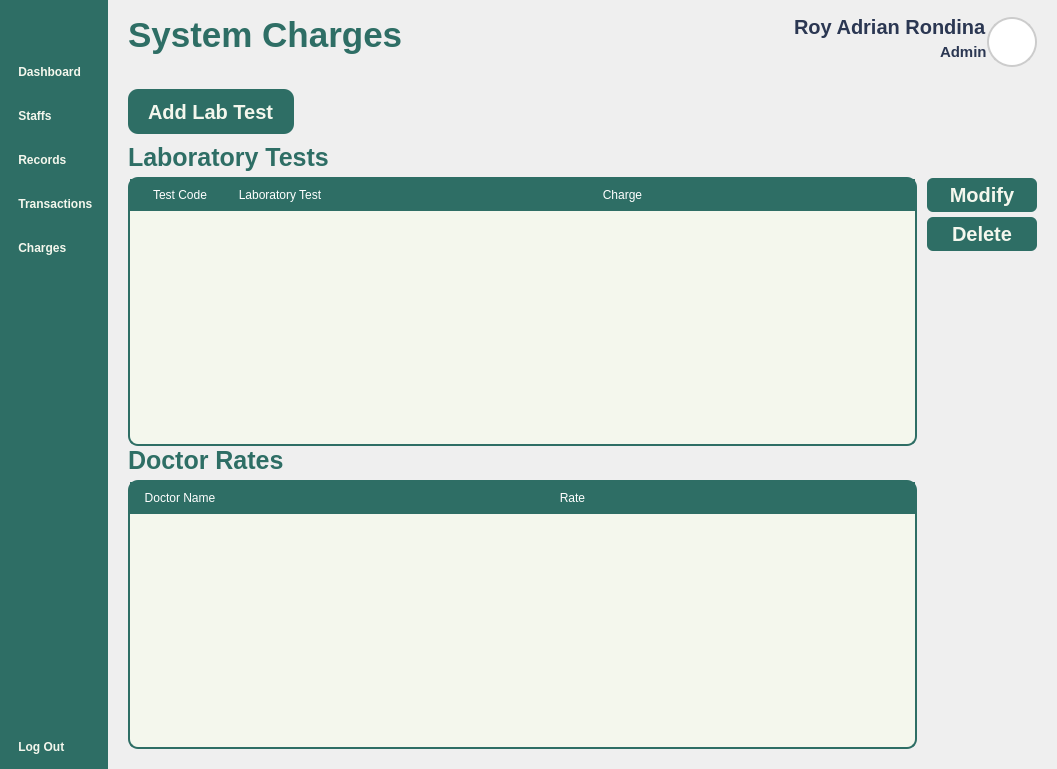
<?xml version="1.0" encoding="UTF-8"?>
<ui version="4.0">
 <class>Form</class>
 <widget class="QWidget" name="Form">
  <property name="geometry">
   <rect>
    <x>0</x>
    <y>0</y>
    <width>1057</width>
    <height>769</height>
   </rect>
  </property>
  <property name="windowTitle">
   <string>Form</string>
  </property>
  <property name="styleSheet">
   <string notr="true">*{
	padding: 0px;
	margin: 0px;
	border: 0px;
}
QPushButton {
	font: 900 17pt &quot;Satoshi Black&quot;;
	background-color: transparent;
 	border-radius: 10px;
	font-weight: bold;
	color: #F4F7ED;
	text-align: left;
	padding: 5px 5px;
}
#NavBar {
    background-color: #2E6E65;
}
QLabel {
	font: 900 10pt &quot;Satoshi Black&quot;;
	font-size: 25px;
	font-weight: bold;
	color: #2E6E65;
	qproperty-alignment: 'AlignLeft';
    qproperty-wordWrap: true;
	background: transparent;
}
</string>
  </property>
  <layout class="QHBoxLayout" name="horizontalLayout_4">
   <property name="spacing">
    <number>0</number>
   </property>
   <property name="leftMargin">
    <number>0</number>
   </property>
   <property name="topMargin">
    <number>0</number>
   </property>
   <property name="rightMargin">
    <number>0</number>
   </property>
   <property name="bottomMargin">
    <number>0</number>
   </property>
   <item>
    <widget class="QWidget" name="NavBar" native="true">
     <property name="enabled">
      <bool>true</bool>
     </property>
     <property name="sizePolicy">
      <sizepolicy hsizetype="Fixed" vsizetype="Expanding">
       <horstretch>0</horstretch>
       <verstretch>0</verstretch>
      </sizepolicy>
     </property>
     <property name="minimumSize">
      <size>
       <width>0</width>
       <height>0</height>
      </size>
     </property>
     <property name="maximumSize">
      <size>
       <width>280</width>
       <height>16777215</height>
      </size>
     </property>
     <property name="autoFillBackground">
      <bool>false</bool>
     </property>
     <property name="styleSheet">
      <string notr="true"/>
     </property>
     <layout class="QVBoxLayout" name="verticalLayout">
      <property name="leftMargin">
       <number>10</number>
      </property>
      <property name="topMargin">
       <number>10</number>
      </property>
      <property name="rightMargin">
       <number>10</number>
      </property>
      <property name="bottomMargin">
       <number>10</number>
      </property>
      <item>
       <widget class="QPushButton" name="NavBarButton">
        <property name="toolTip">
         <string>View Main Dashboard</string>
        </property>
        <property name="styleSheet">
         <string notr="true">QPushButton {
	padding: 10px 8px;
}</string>
        </property>
        <property name="text">
         <string/>
        </property>
        <property name="icon">
         <iconset resource="../Images/resources.qrc">
          <normaloff>:/icons/icons/align-justify.svg</normaloff>:/icons/icons/align-justify.svg</iconset>
        </property>
        <property name="iconSize">
         <size>
          <width>35</width>
          <height>35</height>
         </size>
        </property>
       </widget>
      </item>
      <item>
       <spacer name="verticalSpacer_2">
        <property name="orientation">
         <enum>Qt::Vertical</enum>
        </property>
        <property name="sizeType">
         <enum>QSizePolicy::Preferred</enum>
        </property>
        <property name="sizeHint" stdset="0">
         <size>
          <width>10</width>
          <height>10</height>
         </size>
        </property>
       </spacer>
      </item>
      <item>
       <layout class="QVBoxLayout" name="MainButtons">
        <property name="spacing">
         <number>20</number>
        </property>
        <property name="sizeConstraint">
         <enum>QLayout::SetNoConstraint</enum>
        </property>
        <item>
         <widget class="QPushButton" name="DashboardButton">
          <property name="toolTip">
           <string>View Main Dashboard</string>
          </property>
          <property name="styleSheet">
           <string notr="true"/>
          </property>
          <property name="text">
           <string> Dashboard</string>
          </property>
          <property name="icon">
           <iconset resource="../Images/resources.qrc">
            <normaloff>:/icons/icons/layout-dashboard.svg</normaloff>:/icons/icons/layout-dashboard.svg</iconset>
          </property>
          <property name="iconSize">
           <size>
            <width>40</width>
            <height>40</height>
           </size>
          </property>
         </widget>
        </item>
        <item>
         <widget class="QPushButton" name="StaffsButton">
          <property name="toolTip">
           <string>View Staff Record</string>
          </property>
          <property name="styleSheet">
           <string notr="true"/>
          </property>
          <property name="text">
           <string> Staffs</string>
          </property>
          <property name="icon">
           <iconset resource="../Images/resources.qrc">
            <normaloff>:/icons/icons/user-round-pen.svg</normaloff>:/icons/icons/user-round-pen.svg</iconset>
          </property>
          <property name="iconSize">
           <size>
            <width>40</width>
            <height>40</height>
           </size>
          </property>
         </widget>
        </item>
        <item>
         <widget class="QPushButton" name="PatientsButton">
          <property name="toolTip">
           <string>View Patient Record</string>
          </property>
          <property name="styleSheet">
           <string notr="true"/>
          </property>
          <property name="text">
           <string> Records</string>
          </property>
          <property name="icon">
           <iconset resource="../Images/resources.qrc">
            <normaloff>:/icons/icons/file-text.svg</normaloff>:/icons/icons/file-text.svg</iconset>
          </property>
          <property name="iconSize">
           <size>
            <width>40</width>
            <height>40</height>
           </size>
          </property>
         </widget>
        </item>
        <item>
         <widget class="QPushButton" name="TransactionsButton">
          <property name="toolTip">
           <string>View Transactions </string>
          </property>
          <property name="styleSheet">
           <string notr="true"/>
          </property>
          <property name="text">
           <string> Transactions</string>
          </property>
          <property name="icon">
           <iconset resource="../Images/resources.qrc">
            <normaloff>:/icons/icons/tickets.svg</normaloff>:/icons/icons/tickets.svg</iconset>
          </property>
          <property name="iconSize">
           <size>
            <width>40</width>
            <height>40</height>
           </size>
          </property>
         </widget>
        </item>
        <item>
         <widget class="QPushButton" name="ChargesButton">
          <property name="toolTip">
           <string>View Reports and Overviews</string>
          </property>
          <property name="styleSheet">
           <string notr="true">QPushButton{
	font: 900 20pt &quot;Satoshi Black&quot;;
}</string>
          </property>
          <property name="text">
           <string> Charges</string>
          </property>
          <property name="icon">
           <iconset resource="../Images/resources.qrc">
            <normaloff>:/icons/icons/hand-coins.svg</normaloff>:/icons/icons/hand-coins.svg</iconset>
          </property>
          <property name="iconSize">
           <size>
            <width>40</width>
            <height>40</height>
           </size>
          </property>
         </widget>
        </item>
       </layout>
      </item>
      <item>
       <spacer name="verticalSpacer">
        <property name="orientation">
         <enum>Qt::Vertical</enum>
        </property>
        <property name="sizeHint" stdset="0">
         <size>
          <width>20</width>
          <height>40</height>
         </size>
        </property>
       </spacer>
      </item>
      <item>
       <layout class="QVBoxLayout" name="SettingButtons">
        <property name="spacing">
         <number>15</number>
        </property>
        <item alignment="Qt::AlignVCenter">
         <widget class="QPushButton" name="LogOutButton">
          <property name="toolTip">
           <string>Log Out from your Account</string>
          </property>
          <property name="styleSheet">
           <string notr="true"/>
          </property>
          <property name="text">
           <string> Log Out</string>
          </property>
          <property name="icon">
           <iconset resource="../Images/resources.qrc">
            <normaloff>:/icons/icons/log-out.svg</normaloff>:/icons/icons/log-out.svg</iconset>
          </property>
          <property name="iconSize">
           <size>
            <width>40</width>
            <height>40</height>
           </size>
          </property>
         </widget>
        </item>
       </layout>
      </item>
     </layout>
    </widget>
   </item>
   <item>
    <widget class="QFrame" name="MainBodyContainer">
     <property name="enabled">
      <bool>true</bool>
     </property>
     <property name="sizePolicy">
      <sizepolicy hsizetype="Expanding" vsizetype="Expanding">
       <horstretch>0</horstretch>
       <verstretch>0</verstretch>
      </sizepolicy>
     </property>
     <property name="styleSheet">
      <string notr="true">#Header {
	padding: 10px 20px;
padding-top: 15px;
}
QLabel {
    padding: 0px; 
}
#UserType {
	font: 300 10pt &quot;Lexend Light&quot;;
	font-size: 15px;
	color: #2B3752;
}
#UserName {
	font: 600 10pt &quot;Lexend SemiBold&quot;;
	font-size: 20px;
	color: #2B3752;
}
#InterfaceTitle{
	font-size: 35px;
}
QGraphicsView {
    border: 2px solid #ccc; 
    border-radius: 25px;
    background: white; 
}
</string>
     </property>
     <property name="frameShape">
      <enum>QFrame::StyledPanel</enum>
     </property>
     <property name="frameShadow">
      <enum>QFrame::Raised</enum>
     </property>
     <layout class="QVBoxLayout" name="verticalLayout_2">
      <property name="spacing">
       <number>0</number>
      </property>
      <property name="leftMargin">
       <number>0</number>
      </property>
      <property name="topMargin">
       <number>0</number>
      </property>
      <property name="rightMargin">
       <number>0</number>
      </property>
      <property name="bottomMargin">
       <number>0</number>
      </property>
      <item alignment="Qt::AlignTop">
       <widget class="QFrame" name="Header">
        <property name="sizePolicy">
         <sizepolicy hsizetype="Expanding" vsizetype="Expanding">
          <horstretch>0</horstretch>
          <verstretch>0</verstretch>
         </sizepolicy>
        </property>
        <property name="minimumSize">
         <size>
          <width>0</width>
          <height>80</height>
         </size>
        </property>
        <property name="maximumSize">
         <size>
          <width>16777215</width>
          <height>80</height>
         </size>
        </property>
        <property name="cursor">
         <cursorShape>ArrowCursor</cursorShape>
        </property>
        <property name="frameShape">
         <enum>QFrame::StyledPanel</enum>
        </property>
        <property name="frameShadow">
         <enum>QFrame::Raised</enum>
        </property>
        <layout class="QHBoxLayout" name="horizontalLayout_3">
         <property name="spacing">
          <number>0</number>
         </property>
         <property name="leftMargin">
          <number>0</number>
         </property>
         <property name="topMargin">
          <number>0</number>
         </property>
         <property name="rightMargin">
          <number>0</number>
         </property>
         <property name="bottomMargin">
          <number>0</number>
         </property>
         <item>
          <widget class="QLabel" name="InterfaceTitle">
           <property name="layoutDirection">
            <enum>Qt::LeftToRight</enum>
           </property>
           <property name="text">
            <string>System Charges</string>
           </property>
           <property name="alignment">
            <set>Qt::AlignLeading</set>
           </property>
          </widget>
         </item>
         <item>
          <layout class="QHBoxLayout" name="UserPanel">
           <property name="rightMargin">
            <number>0</number>
           </property>
           <item>
            <layout class="QVBoxLayout" name="UserInfo">
             <property name="spacing">
              <number>0</number>
             </property>
             <item alignment="Qt::AlignRight">
              <widget class="QLabel" name="UserName">
               <property name="text">
                <string>Roy Adrian Rondina</string>
               </property>
               <property name="alignment">
                <set>Qt::AlignLeading</set>
               </property>
              </widget>
             </item>
             <item alignment="Qt::AlignRight">
              <widget class="QLabel" name="UserType">
               <property name="text">
                <string>Admin</string>
               </property>
               <property name="alignment">
                <set>Qt::AlignLeading</set>
               </property>
              </widget>
             </item>
            </layout>
           </item>
           <item>
            <widget class="QFrame" name="Profile">
             <property name="sizePolicy">
              <sizepolicy hsizetype="Fixed" vsizetype="Fixed">
               <horstretch>0</horstretch>
               <verstretch>0</verstretch>
              </sizepolicy>
             </property>
             <property name="minimumSize">
              <size>
               <width>50</width>
               <height>50</height>
              </size>
             </property>
             <property name="maximumSize">
              <size>
               <width>50</width>
               <height>50</height>
              </size>
             </property>
             <property name="frameShape">
              <enum>QFrame::StyledPanel</enum>
             </property>
             <property name="frameShadow">
              <enum>QFrame::Raised</enum>
             </property>
             <layout class="QVBoxLayout" name="verticalLayout_3">
              <property name="spacing">
               <number>0</number>
              </property>
              <property name="leftMargin">
               <number>0</number>
              </property>
              <property name="topMargin">
               <number>0</number>
              </property>
              <property name="rightMargin">
               <number>0</number>
              </property>
              <property name="bottomMargin">
               <number>0</number>
              </property>
              <item>
               <widget class="QGraphicsView" name="ProfilePic">
                <property name="enabled">
                 <bool>true</bool>
                </property>
                <property name="sizePolicy">
                 <sizepolicy hsizetype="Preferred" vsizetype="Preferred">
                  <horstretch>0</horstretch>
                  <verstretch>0</verstretch>
                 </sizepolicy>
                </property>
                <property name="minimumSize">
                 <size>
                  <width>0</width>
                  <height>0</height>
                 </size>
                </property>
               </widget>
              </item>
             </layout>
            </widget>
           </item>
          </layout>
         </item>
        </layout>
       </widget>
      </item>
      <item>
       <widget class="QFrame" name="Body">
        <property name="sizePolicy">
         <sizepolicy hsizetype="Expanding" vsizetype="Expanding">
          <horstretch>0</horstretch>
          <verstretch>0</verstretch>
         </sizepolicy>
        </property>
        <property name="styleSheet">
         <string notr="true">QTableWidget {
    background-color: #F4F7ED;
    gridline-color: #D9E4DC;
    border: 2px solid #2E6E65;
    border-radius: 9px;
}

QTableWidget::item {
    border: 1px solid #2E6E65;
}

QTableWidget::item:alternate {
    background-color: #E0E0E0;
}

QTableWidget QHeaderView::section {
    background-color: #2E6E65;
    color: white;
    padding: 5px;
    font: bold 14px &quot;Segoe UI&quot;;
	border: 2px solid #2E6E65;
}

QTableWidget::item:selected {
    background-color: #CCE3D0;
    color: #2E6E65;
}
</string>
        </property>
        <property name="frameShape">
         <enum>QFrame::StyledPanel</enum>
        </property>
        <property name="frameShadow">
         <enum>QFrame::Raised</enum>
        </property>
        <layout class="QVBoxLayout" name="verticalLayout_4">
         <property name="leftMargin">
          <number>0</number>
         </property>
         <property name="topMargin">
          <number>0</number>
         </property>
         <property name="rightMargin">
          <number>0</number>
         </property>
         <property name="bottomMargin">
          <number>0</number>
         </property>
         <item>
          <widget class="QWidget" name="BodyLayout" native="true">
           <layout class="QVBoxLayout" name="verticalLayout_5">
            <property name="spacing">
             <number>0</number>
            </property>
            <property name="leftMargin">
             <number>20</number>
            </property>
            <property name="topMargin">
             <number>0</number>
            </property>
            <property name="rightMargin">
             <number>20</number>
            </property>
            <property name="bottomMargin">
             <number>20</number>
            </property>
            <item alignment="Qt::AlignTop">
             <widget class="QWidget" name="Buttons" native="true">
              <property name="sizePolicy">
               <sizepolicy hsizetype="Expanding" vsizetype="Preferred">
                <horstretch>0</horstretch>
                <verstretch>0</verstretch>
               </sizepolicy>
              </property>
              <property name="minimumSize">
               <size>
                <width>0</width>
                <height>0</height>
               </size>
              </property>
              <property name="styleSheet">
               <string notr="true">#SearchBar {
	background-color: #F4F7ED;
	border: 2px solid #2E6E65;
    border-radius: 15px;
}
#Search{
	background-color: transparent ;
	font: 300 14pt &quot;Lexend Light&quot;;
}
#AddUserButton {
	padding: 0px 30px;
	text-align: center;
}
QComboBox {
    background-color: #F4F7ED;
    border: 2px solid #2E6E65;
    border-radius: 10px;
    padding: 5px 10px;
	font: 300 12pt &quot;Lexend Light&quot;;
}
QComboBox::drop-down {
    subcontrol-origin: padding;
    subcontrol-position: top right;
    width: 30px;
    border-left: 1px solid #2E6E65;
    background-color: #D9E4DC;
    border-top-right-radius: 8px;
    border-bottom-right-radius: 8px;
}
QComboBox::down-arrow {
    image: url(:/lucide/icons/chevron-down.svg);
    width: 20px;
    height: 20px;
}
QComboBox QAbstractItemView {
    background-color: #F4F7ED;
    selection-background-color: #CCE3D0;
    border: 1px solid #2E6E65;
    border-radius: 2px;
    outline: 0;
	font: 300 12pt &quot;Lexend Light&quot;;
}

</string>
              </property>
              <layout class="QHBoxLayout" name="horizontalLayout">
               <property name="spacing">
                <number>5</number>
               </property>
               <property name="leftMargin">
                <number>0</number>
               </property>
               <property name="rightMargin">
                <number>0</number>
               </property>
               <item alignment="Qt::AlignHCenter">
                <widget class="QPushButton" name="AddLabTestButton">
                 <property name="enabled">
                  <bool>true</bool>
                 </property>
                 <property name="sizePolicy">
                  <sizepolicy hsizetype="Expanding" vsizetype="Preferred">
                   <horstretch>0</horstretch>
                   <verstretch>0</verstretch>
                  </sizepolicy>
                 </property>
                 <property name="minimumSize">
                  <size>
                   <width>0</width>
                   <height>45</height>
                  </size>
                 </property>
                 <property name="maximumSize">
                  <size>
                   <width>200</width>
                   <height>45</height>
                  </size>
                 </property>
                 <property name="layoutDirection">
                  <enum>Qt::LeftToRight</enum>
                 </property>
                 <property name="styleSheet">
                  <string notr="true">QPushButton {
	font: 900 10pt &quot;Satoshi Black&quot;;
	background-color:  #2E6E65;
	border-radius: 10px;
	font-weight: bold;
	font-size: 20px;
	color: #F4F7ED;
	padding: 0px 20px;
}</string>
                 </property>
                 <property name="text">
                  <string>Add Lab Test</string>
                 </property>
                 <property name="flat">
                  <bool>false</bool>
                 </property>
                </widget>
               </item>
               <item>
                <spacer name="horizontalSpacer">
                 <property name="orientation">
                  <enum>Qt::Horizontal</enum>
                 </property>
                 <property name="sizeHint" stdset="0">
                  <size>
                   <width>30</width>
                   <height>20</height>
                  </size>
                 </property>
                </spacer>
               </item>
              </layout>
             </widget>
            </item>
            <item>
             <widget class="QWidget" name="Charges" native="true">
              <property name="sizePolicy">
               <sizepolicy hsizetype="Expanding" vsizetype="Expanding">
                <horstretch>0</horstretch>
                <verstretch>0</verstretch>
               </sizepolicy>
              </property>
              <property name="styleSheet">
               <string notr="true">QPushButton {
	font: 900 10pt &quot;Satoshi Black&quot;;
	background-color:  #2E6E65;
	border-radius: 6px;
	font-weight: bold;
	font-size: 20px;
	color: #F4F7ED;
	text-align: center;
}</string>
              </property>
              <layout class="QHBoxLayout" name="horizontalLayout_2">
               <property name="spacing">
                <number>10</number>
               </property>
               <property name="leftMargin">
                <number>0</number>
               </property>
               <property name="topMargin">
                <number>0</number>
               </property>
               <property name="rightMargin">
                <number>0</number>
               </property>
               <property name="bottomMargin">
                <number>0</number>
               </property>
               <item>
                <widget class="QWidget" name="widget_4" native="true">
                 <layout class="QVBoxLayout" name="verticalLayout_12">
                  <property name="spacing">
                   <number>0</number>
                  </property>
                  <property name="leftMargin">
                   <number>0</number>
                  </property>
                  <property name="topMargin">
                   <number>0</number>
                  </property>
                  <property name="rightMargin">
                   <number>0</number>
                  </property>
                  <property name="bottomMargin">
                   <number>0</number>
                  </property>
                  <item>
                   <widget class="QWidget" name="widget_2" native="true">
                    <layout class="QVBoxLayout" name="verticalLayout_10">
                     <property name="spacing">
                      <number>5</number>
                     </property>
                     <property name="leftMargin">
                      <number>0</number>
                     </property>
                     <property name="topMargin">
                      <number>0</number>
                     </property>
                     <property name="rightMargin">
                      <number>0</number>
                     </property>
                     <property name="bottomMargin">
                      <number>0</number>
                     </property>
                     <item>
                      <widget class="QLabel" name="label_2">
                       <property name="text">
                        <string>Laboratory Tests</string>
                       </property>
                      </widget>
                     </item>
                     <item>
                      <widget class="QScrollArea" name="scrollArea_2">
                       <property name="styleSheet">
                        <string notr="true">QScrollBar:vertical {
     background: transparent;
     width: 10px;
	border-radius: 5px;
}
QScrollBar::handle:vertical {
    	background: #C0C0C0;
    	border-radius: 5px;
}
QScrollBar::handle:vertical:hover {
    	background: #A0A0A0;
}
QScrollBar::add-line:vertical,
QScrollBar::sub-line:vertical{
    	background: none;
    	border: none;
}

</string>
                       </property>
                       <property name="widgetResizable">
                        <bool>true</bool>
                       </property>
                       <widget class="QWidget" name="scrollAreaWidgetContents_2">
                        <property name="geometry">
                         <rect>
                          <x>0</x>
                          <y>0</y>
                          <width>665</width>
                          <height>268</height>
                         </rect>
                        </property>
                        <layout class="QVBoxLayout" name="verticalLayout_7">
                         <property name="spacing">
                          <number>0</number>
                         </property>
                         <property name="leftMargin">
                          <number>0</number>
                         </property>
                         <property name="topMargin">
                          <number>0</number>
                         </property>
                         <property name="rightMargin">
                          <number>0</number>
                         </property>
                         <property name="bottomMargin">
                          <number>0</number>
                         </property>
                         <item>
                          <widget class="QTableWidget" name="LaboratoryTestTable">
                           <property name="sizePolicy">
                            <sizepolicy hsizetype="Preferred" vsizetype="Expanding">
                             <horstretch>0</horstretch>
                             <verstretch>0</verstretch>
                            </sizepolicy>
                           </property>
                           <property name="font">
                            <font>
                             <pointsize>12</pointsize>
                            </font>
                           </property>
                           <property name="styleSheet">
                            <string notr="true">QTableWidget {
	background-color: #F4F7ED;
	gridline-color: transparent;
	border-radius: 10px;
	border: 2px solid #2E6E65;
}
QTableWidget::item {
	border: none;
	font: 16pt &quot;Lexend&quot;;
}
QTableWidget::item:selected {
	background-color: rgba(46, 110, 101, 0.3);
}
QTableWidget QHeaderView::section {
	background-color: #2E6E65;
	color: white;
	padding: 5px;
	font: 18px &quot;Lexend Medium&quot;;
	border: 2px solid #2E6E65;
}</string>
                           </property>
                           <property name="sizeAdjustPolicy">
                            <enum>QAbstractScrollArea::AdjustToContents</enum>
                           </property>
                           <property name="cornerButtonEnabled">
                            <bool>true</bool>
                           </property>
                           <property name="columnCount">
                            <number>3</number>
                           </property>
                           <attribute name="horizontalHeaderHighlightSections">
                            <bool>true</bool>
                           </attribute>
                           <attribute name="horizontalHeaderStretchLastSection">
                            <bool>true</bool>
                           </attribute>
                           <column>
                            <property name="text">
                             <string>Test Code</string>
                            </property>
                           </column>
                           <column>
                            <property name="text">
                             <string>Laboratory Test</string>
                            </property>
                           </column>
                           <column>
                            <property name="text">
                             <string>Charge</string>
                            </property>
                           </column>
                          </widget>
                         </item>
                        </layout>
                       </widget>
                      </widget>
                     </item>
                    </layout>
                   </widget>
                  </item>
                  <item>
                   <widget class="QWidget" name="widget" native="true">
                    <layout class="QVBoxLayout" name="verticalLayout_9">
                     <property name="spacing">
                      <number>5</number>
                     </property>
                     <property name="leftMargin">
                      <number>0</number>
                     </property>
                     <property name="topMargin">
                      <number>0</number>
                     </property>
                     <property name="rightMargin">
                      <number>0</number>
                     </property>
                     <property name="bottomMargin">
                      <number>0</number>
                     </property>
                     <item>
                      <widget class="QLabel" name="label">
                       <property name="text">
                        <string>Doctor Rates</string>
                       </property>
                      </widget>
                     </item>
                     <item>
                      <widget class="QScrollArea" name="scrollArea">
                       <property name="styleSheet">
                        <string notr="true">QScrollBar:vertical {
     background: transparent;
     width: 10px;
	border-radius: 5px;
}
QScrollBar::handle:vertical {
    	background: #C0C0C0;
    	border-radius: 5px;
}
QScrollBar::handle:vertical:hover {
    	background: #A0A0A0;
}
QScrollBar::add-line:vertical,
QScrollBar::sub-line:vertical{
    	background: none;
    	border: none;
}

</string>
                       </property>
                       <property name="widgetResizable">
                        <bool>true</bool>
                       </property>
                       <widget class="QWidget" name="scrollAreaWidgetContents">
                        <property name="geometry">
                         <rect>
                          <x>0</x>
                          <y>0</y>
                          <width>665</width>
                          <height>268</height>
                         </rect>
                        </property>
                        <layout class="QVBoxLayout" name="verticalLayout_6">
                         <property name="spacing">
                          <number>0</number>
                         </property>
                         <property name="leftMargin">
                          <number>0</number>
                         </property>
                         <property name="topMargin">
                          <number>0</number>
                         </property>
                         <property name="rightMargin">
                          <number>0</number>
                         </property>
                         <property name="bottomMargin">
                          <number>0</number>
                         </property>
                         <item>
                          <widget class="QTableWidget" name="DoctorTable">
                           <property name="sizePolicy">
                            <sizepolicy hsizetype="Expanding" vsizetype="Expanding">
                             <horstretch>0</horstretch>
                             <verstretch>0</verstretch>
                            </sizepolicy>
                           </property>
                           <property name="font">
                            <font>
                             <pointsize>12</pointsize>
                            </font>
                           </property>
                           <property name="styleSheet">
                            <string notr="true">QTableWidget {
	background-color: #F4F7ED;
	gridline-color: transparent;
	border-radius: 10px;
	border: 2px solid #2E6E65;
}
QTableWidget::item {
	border: none;
	font: 16pt &quot;Lexend&quot;;
}
QTableWidget::item:selected {
	background-color: rgba(46, 110, 101, 0.3);
}
QTableWidget QHeaderView::section {
	background-color: #2E6E65;
	color: white;
	padding: 5px;
	font: 18px &quot;Lexend Medium&quot;;
	border: 2px solid #2E6E65;
}</string>
                           </property>
                           <property name="sizeAdjustPolicy">
                            <enum>QAbstractScrollArea::AdjustToContents</enum>
                           </property>
                           <property name="cornerButtonEnabled">
                            <bool>true</bool>
                           </property>
                           <property name="columnCount">
                            <number>2</number>
                           </property>
                           <attribute name="horizontalHeaderHighlightSections">
                            <bool>true</bool>
                           </attribute>
                           <attribute name="horizontalHeaderStretchLastSection">
                            <bool>true</bool>
                           </attribute>
                           <column>
                            <property name="text">
                             <string>Doctor Name</string>
                            </property>
                           </column>
                           <column>
                            <property name="text">
                             <string>Rate</string>
                            </property>
                           </column>
                          </widget>
                         </item>
                        </layout>
                       </widget>
                      </widget>
                     </item>
                    </layout>
                   </widget>
                  </item>
                 </layout>
                </widget>
               </item>
               <item alignment="Qt::AlignTop">
                <widget class="QWidget" name="widget_3" native="true">
                 <property name="sizePolicy">
                  <sizepolicy hsizetype="Maximum" vsizetype="Maximum">
                   <horstretch>0</horstretch>
                   <verstretch>0</verstretch>
                  </sizepolicy>
                 </property>
                 <property name="minimumSize">
                  <size>
                   <width>110</width>
                   <height>0</height>
                  </size>
                 </property>
                 <layout class="QVBoxLayout" name="verticalLayout_8">
                  <property name="spacing">
                   <number>5</number>
                  </property>
                  <property name="leftMargin">
                   <number>0</number>
                  </property>
                  <property name="topMargin">
                   <number>35</number>
                  </property>
                  <property name="rightMargin">
                   <number>0</number>
                  </property>
                  <property name="bottomMargin">
                   <number>0</number>
                  </property>
                  <item>
                   <widget class="QPushButton" name="Modify">
                    <property name="text">
                     <string>Modify</string>
                    </property>
                   </widget>
                  </item>
                  <item>
                   <widget class="QPushButton" name="Delete">
                    <property name="text">
                     <string>Delete</string>
                    </property>
                   </widget>
                  </item>
                 </layout>
                </widget>
               </item>
              </layout>
             </widget>
            </item>
           </layout>
          </widget>
         </item>
        </layout>
       </widget>
      </item>
     </layout>
    </widget>
   </item>
  </layout>
 </widget>
 <resources>
  <include location="../Images/resources.qrc"/>
 </resources>
 <connections/>
</ui>
